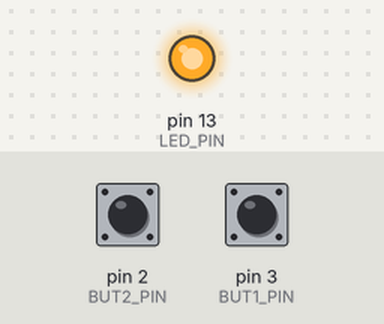
Bench run of a sketch on a simulated Arduino Uno, built with avr-gcc and run on an emulated ATmega328P. On the bench: output pins drawn as LEDs (lit = HIGH). Dashed ring = blinking. Inputs (shaded band) come from the test bench; at power-on: pin 2 (BUT2_PIN) LOW, pin 3 (BUT1_PIN) LOW.

Above: at 1.2 s.
1.3 s: pin 2 (BUT2_PIN) pulled HIGH for 1 s
At 2.6 s:
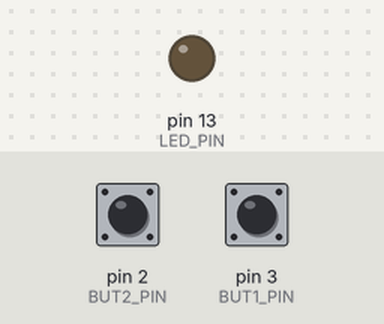
4.3 s: pin 3 (BUT1_PIN) pulled HIGH for 1 s
At 5.4 s:
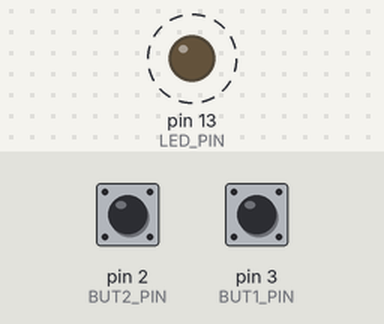
Timing chart, 0 to 13.3 s (numbered marks = the images above; inputs shaded):
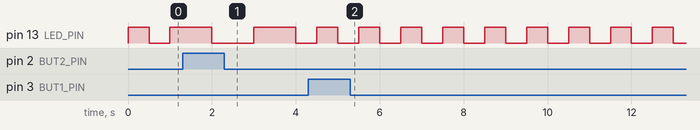

The sketch:

tarefa2_event_driven.ino
```cpp
/* event_driven_test */
#include "event_driven.h"
#define LED_PIN 13
#define BUT1_PIN 3
#define BUT2_PIN 2

static int led_timer_state = HIGH;
static int led_time = 500;
static int timerid1 = -1;
static int timerid2 = -1;

static int teste_button_is_pressed[2];

void button_changed (int pin, int value)
{
  int index = -1;
  if (pin==BUT1_PIN)
  {
    index = 0;
  }
  else
  {
    index = 1;
  }
  teste_button_is_pressed[index] = value;
  if (value==1 && teste_button_is_pressed[0]+teste_button_is_pressed[1]==1)
  {
    activate_timer(timerid2);
  }
}

static void teste_stop()
{
  while (true);
}

static void teste_speed_up()
{
  led_time/=2;
  change_timer(timerid1, led_time);
}

static void teste_speed_down()
{
  led_time*=2;
  change_timer(timerid1, led_time);
}

void timer_expired (int timerId)
{
  if (timerId == timerid1)
  {
    led_timer_state = !led_timer_state;
    digitalWrite(LED_PIN, led_timer_state);
  }
  else /*if (timerId==timerid2)*/
  {
    deactivate_timer(timerid2);
    if (teste_button_is_pressed[0]+teste_button_is_pressed[1]==2)
    {
      teste_stop();
    }
    else if (teste_button_is_pressed[0]==1)
    {
      teste_speed_up();
    }
    else if (teste_button_is_pressed[1]==1)
    {
      teste_speed_down();
    }
  }
}

void init_event_driven ()
{
  pinMode(LED_PIN, OUTPUT);
  pinMode(BUT1_PIN, INPUT);
  pinMode(BUT2_PIN, INPUT);
  digitalWrite(LED_PIN, HIGH);
  button_listen(BUT1_PIN);
  button_listen(BUT2_PIN);
  timerid1 = timer_set(500);
  timerid2 = timer_set(200);
  deactivate_timer(timerid2);
}
```

event_driven.c
```cpp
/* event_driven.c */
#include "Arduino.h"
#include "event_driven.h"
#define maxTimers 2
#define maxButtons 2

static int button_is_pressed[maxButtons];
static int button_pins[maxButtons];
static int nextButton = 0;

static int timer_is_active[maxTimers];
static int timers[maxTimers];
static int timersRunning[maxTimers];
static int nextTimer = 0;
static int last_time = 0;

void button_listen(int pin)
{
  if (nextButton < maxButtons)
  {
    button_pins[nextButton] = pin;
    nextButton++;
  }
}

int timer_set(int ms)
{
  if (nextTimer < maxTimers)
  {
    timer_is_active[nextTimer] = 1;
    timers[nextTimer] = ms;
    timersRunning[nextTimer] = 0;
    nextTimer++;
    return nextTimer-1;
  }
  return -1;
}

void activate_timer(int timerId)
{
  if (timerId<nextTimer)
  {
      timer_is_active[timerId] = 1;
      timersRunning[timerId] = 0;
  }
}

void deactivate_timer(int timerId)
{
  if (timerId<nextTimer)
  {
      timer_is_active[timerId] = 0;
  }
}

void change_timer(int timerId, int time)
{
  if (timerId<nextTimer)
  {
      timers[timerId] = time;
  }
}

void setup (void)
{
  init_event_driven();
}

static void checkButtonEvents()
{
  int n;
  for (n=0; n<nextButton; n++)
  {
    int button_input_pressed = digitalRead(button_pins[n]);
    if (button_is_pressed[n]!=button_input_pressed)
    {
      button_is_pressed[n] = button_input_pressed;
      button_changed(button_pins[n], button_is_pressed[n]);
    }
  }
}

static void checkTimerEvents ()
{
  int current_time = millis();
  int diff = current_time - last_time;
  int n;
  for (n=0; n<nextTimer; n++)
  {
    if (timer_is_active[n])
    {
      timersRunning[n] += diff;
      if (timersRunning[n]>=timers[n])
      {
        timersRunning[n] %= timers[n];
        timer_expired(n);
      }
    }
  }
  last_time = current_time;
}

void loop (void)
{
   checkButtonEvents();
   checkTimerEvents();
}
```

event_driven.h
```cpp
/* event_driven.h */
#ifdef __cplusplus
extern "C" {
#endif
/* Registro de Listeners */
void button_listen(int pin);
int timer_set(int ms);

/* Callbacks de Listeners */
void button_changed (int pin, int value);
void timer_expired (int timerId);

/* Callback de inicializaçao */
void init_event_driven ();

/* Metodos extra */
void activate_timer(int timerId);
void deactivate_timer(int timerId);
void change_timer(int timerId, int time);

/* Metodos Arduino */
#ifdef __cplusplus
}
#endif
```

Measured:
- after the input at 4.3 s, pin 13 (LED_PIN): alternates HIGH for 0.50 s and LOW for 0.50 s, starting after 0.20 s
